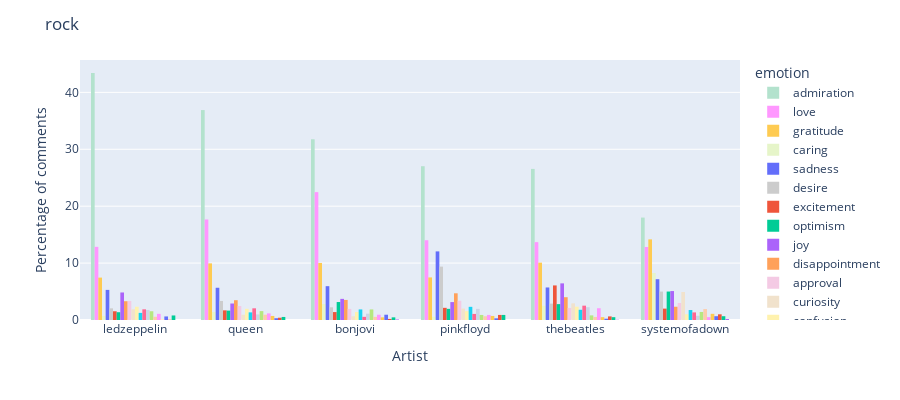
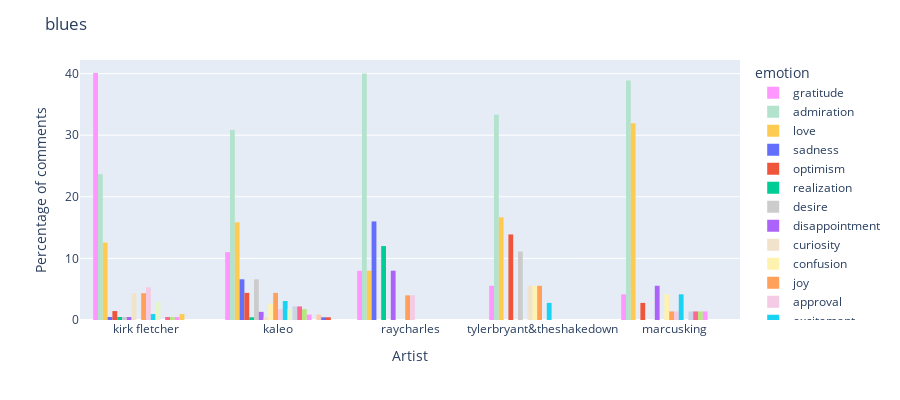
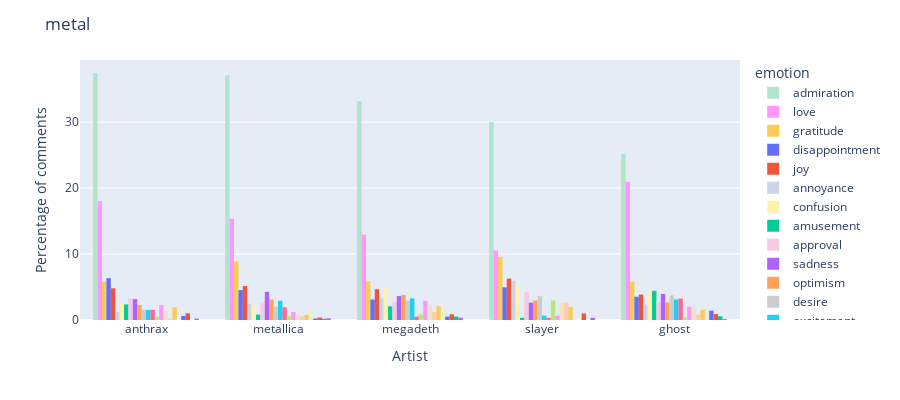
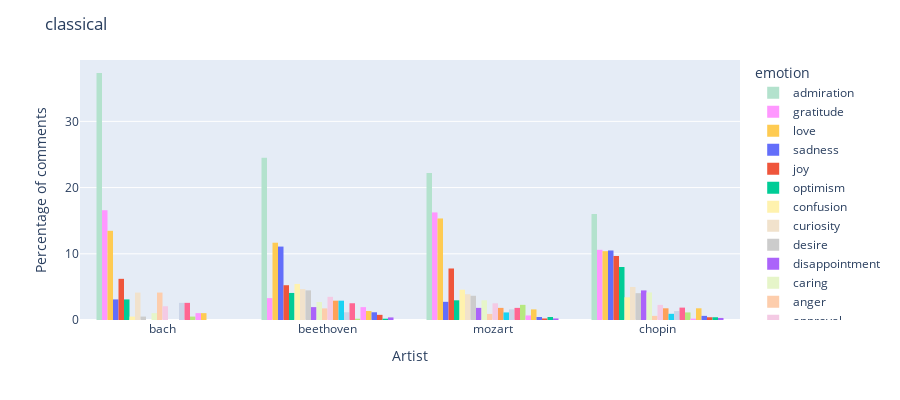

Notebook code cell kept with these figures, in order:
### Markdown cell above
By genre, comparison of emotions for each artist

### Code cell
grouped = data.groupby(["genre", "channel", "emotion"]).size().reset_index(name="count")
# tu był ten jakiś przypał z nanami gatunków dla niektórych artystów
grouped["genre"].fillna("hip_hop_rap", inplace=True)
grouped["genre"] = grouped.apply(
    lambda x: "rock"
    if x["channel"] == "thebeatles"
    or x["channel"] == "systemofadown"
    or x["channel"] == "pinkfloyd"
    or x["channel"] == "bonjovi"
    else x["genre"],
    axis=1,
)


emotions = grouped["emotion"].unique().tolist()
colors = px.colors.qualitative.Pastel2[:26]
color_map = {}
for emo, color in zip(emotions, colors):
    color_map[emo] = color
grouped.drop_duplicates(inplace=True)

grouped = grouped.loc[grouped["emotion"] != "neutral"]
# gdyby chciec się pozbyc najczęstszych emocji
# grouped=grouped.loc[grouped['emotion']!="neutral" ]
# grouped=grouped.loc[grouped['emotion']!="admiration" ]
# grouped=grouped.loc[grouped['emotion']!="love" ]

source_total = grouped.groupby("channel")["count"].transform("sum")

grouped["percentage"] = (grouped["count"] / source_total) * 100
grouped = grouped.sort_values(by="percentage", ascending=False)

genres = grouped["genre"].unique().tolist()

for genre in genres:
    grouped_genre = grouped.loc[grouped["genre"] == genre]
    fig = px.histogram(
        grouped_genre,
        x="channel",
        y="percentage",
        color="emotion",
        barmode="group",
        height=400,
        color_discrete_map=color_map,
    )
    fig.update_layout(
        title=genre, xaxis_title="Artist", yaxis_title="Percentage of comments"
    )
    fig.show()

fig.show()
